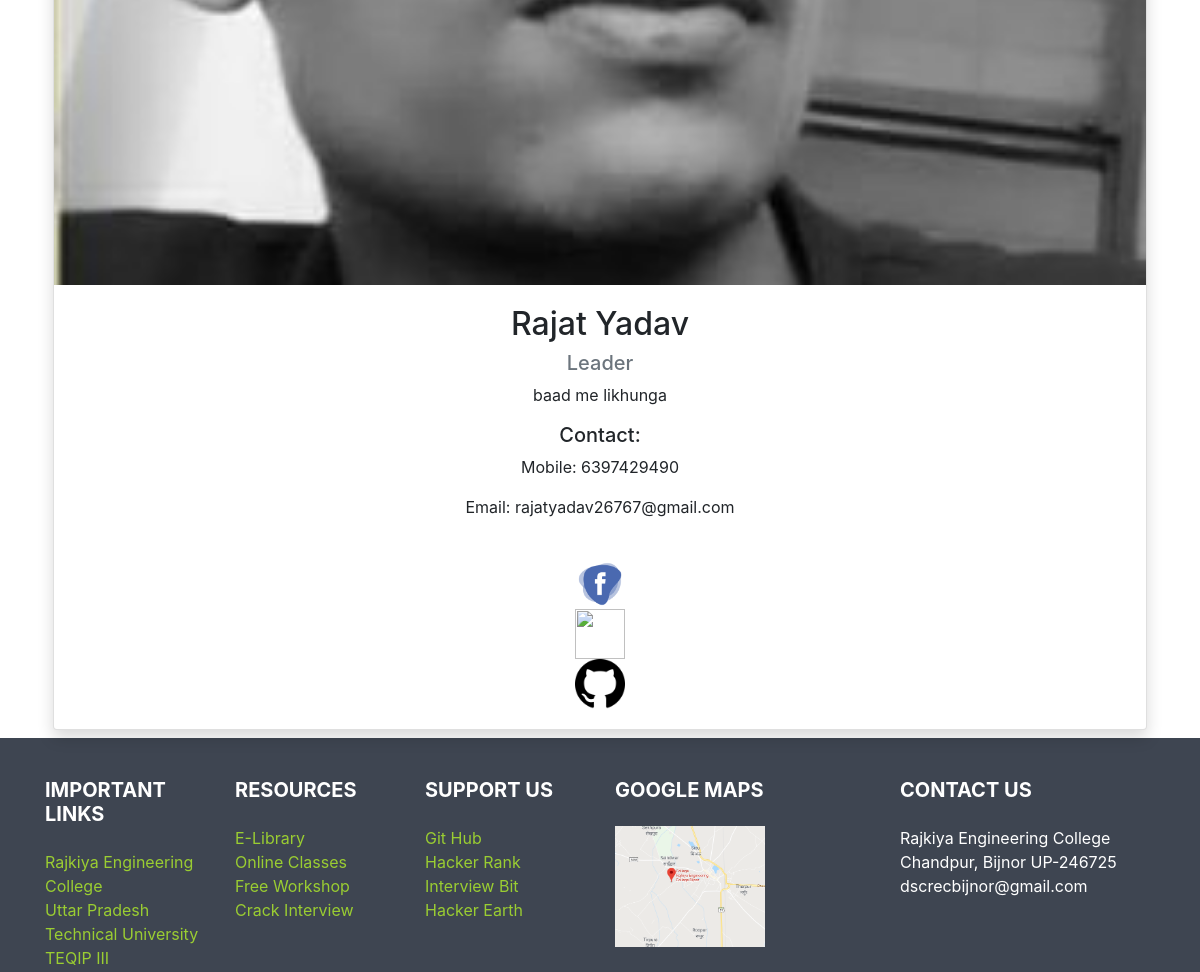
/member/Rajat/ (middle part), run on an earlier commit of the app's database.
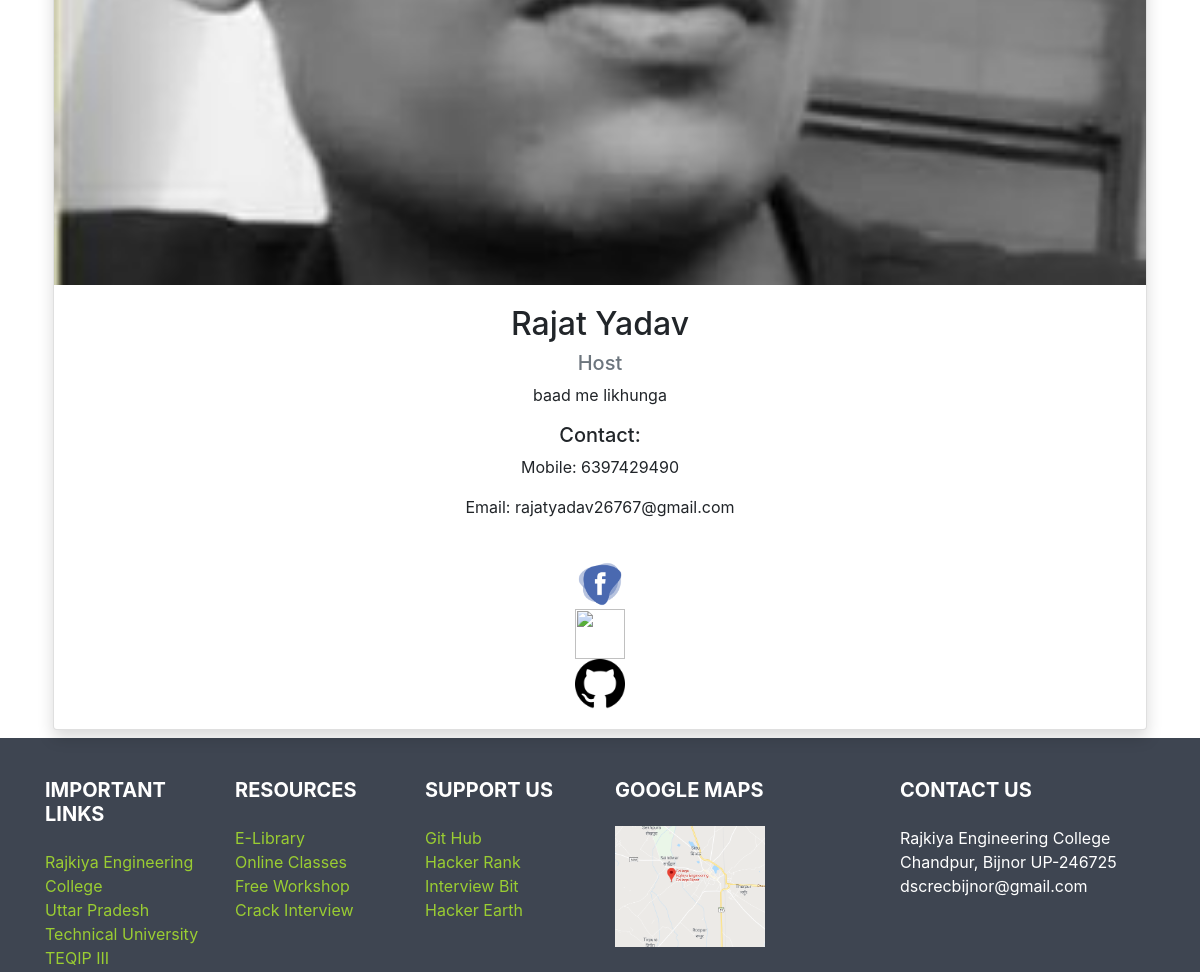
And on a later commit of the database.
### dscweb/models.py (models this page shows, shortened)
class Member(models.Model):
    pic = models.ImageField(upload_to='images/members/')
    first_name = models.CharField(max_length=50, null=False)
    last_name = models.CharField(max_length=50, null=False)
    mobile = models.CharField(max_length=12, null=False)
    email = models.EmailField()
    title = models.CharField(max_length=20, null=False)
    description = models.CharField(max_length=100)
    facebook = models.URLField(null=True, blank=True)
    linkedin = models.URLField(null=True, blank=True)
    github = models.URLField(null=True, blank=True)

### dscweb/views.py (the view)
# urls.py: path('member/<str:first_name>/', member_detailView),
def member_detailView(request, first_name):
    member = get_object_or_404(Member, first_name=first_name)
    context = {"member": member}
    return render(request, 'member-view.html', context)

### templates/member-view.html (shortened to what this page needs)
{% extends 'base.html' %}
{% load static %}
{% block content %}
    <div class="container" style="padding-top: 25px;">
    <div class="card shadow m-2">
        <img src="{{ member.pic.url }}" class="card-img-top img-fluid" >
        <div class="card-body text-center">
            <h2>{{ member.first_name }} {{ member.last_name }}</h2>
            <p class="text-secondary h5">{{ member.title }}</p>
            <p>{{ member.description }}</p>
            <h5> Contact: </h5>
            <p>Mobile: {{ member.mobile }}</p>
            <p>Email: {{ member.email }}</p>
            <br>
            <a href="{{ member.facebook }}" target="_blank"><img src="{% static 'images/icons/facebook.png' %}" style="height: 50px;width:50px;" class="img-fluid"></a>
            <br>
            <a href="{{ member.linkedin }}" target="_blank"><img src="{% static 'images/icons/linkedin.png' %}" style="height: 50px;width:50px;"></a>
            <br>
            <a href="{{ member.github }}" target="_blank"><img src="{% static 'images/icons/github.png' %}" style="height: 50px;width:50px;" class="img-fluid" ></a>
        </div>
    </div>
    </div>
{% endblock content %}

What changed in the data, as far as the page shows it:
changed Member "Rajat": title "Leader" → "Host"
